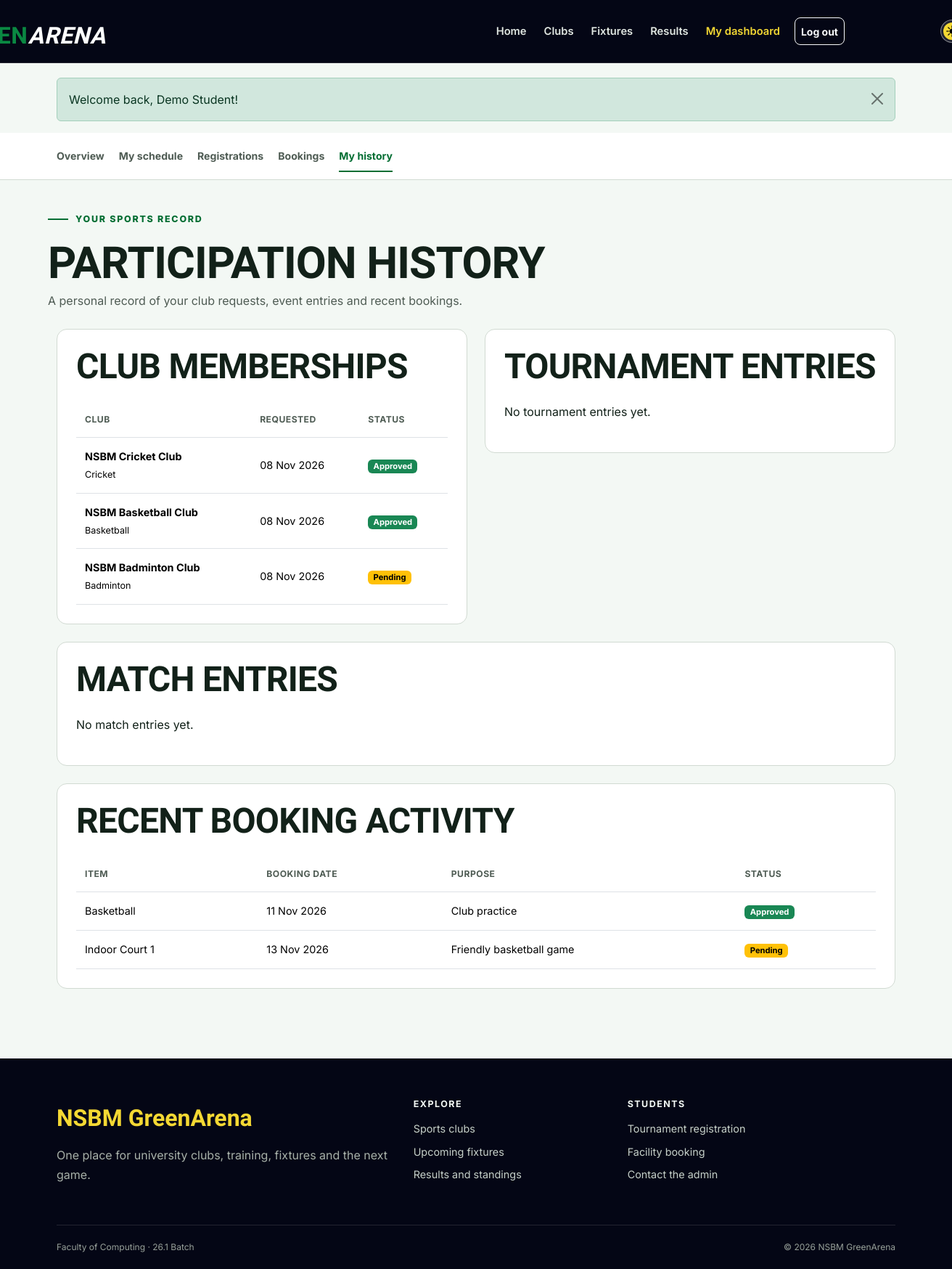
/student/history.php (signed in), run on the app's committed database.
### tables this page shows
CREATE TABLE memberships (
    id INT UNSIGNED AUTO_INCREMENT PRIMARY KEY,
    user_id INT UNSIGNED NOT NULL,
    club_id INT UNSIGNED NOT NULL,
    status ENUM('pending', 'approved', 'rejected') NOT NULL DEFAULT 'pending',
    joined_at TIMESTAMP DEFAULT CURRENT_TIMESTAMP,
    reviewed_at TIMESTAMP NULL,
    UNIQUE KEY unique_membership (user_id, club_id),
    FOREIGN KEY (user_id) REFERENCES users(id) ON DELETE CASCADE,
    FOREIGN KEY (club_id) REFERENCES clubs(id) ON DELETE CASCADE
);

CREATE TABLE clubs (
    id INT UNSIGNED AUTO_INCREMENT PRIMARY KEY,
    name VARCHAR(100) NOT NULL UNIQUE,
    sport VARCHAR(80) NOT NULL,
    description TEXT NOT NULL,
    coach_name VARCHAR(100) NOT NULL,
    meeting_day VARCHAR(20) NOT NULL,
    location VARCHAR(120) NOT NULL,
    max_members SMALLINT UNSIGNED NOT NULL DEFAULT 30,
    status ENUM('active', 'inactive') NOT NULL DEFAULT 'active',
    created_at TIMESTAMP DEFAULT CURRENT_TIMESTAMP
);

CREATE TABLE bookings (
    id INT UNSIGNED AUTO_INCREMENT PRIMARY KEY,
    user_id INT UNSIGNED NOT NULL,
    facility_id INT UNSIGNED NOT NULL,
    booking_date DATE NOT NULL,
    start_time TIME NOT NULL,
    end_time TIME NOT NULL,
    quantity SMALLINT UNSIGNED NOT NULL DEFAULT 1,
    purpose VARCHAR(255) NOT NULL,
    status ENUM('pending', 'approved', 'rejected', 'cancelled') NOT NULL DEFAULT 'pending',
    admin_note VARCHAR(255) NULL,
    created_at TIMESTAMP DEFAULT CURRENT_TIMESTAMP,
    FOREIGN KEY (user_id) REFERENCES users(id) ON DELETE CASCADE,
    FOREIGN KEY (facility_id) REFERENCES facilities(id) ON DELETE CASCADE
);

CREATE TABLE facilities (
    id INT UNSIGNED AUTO_INCREMENT PRIMARY KEY,
    name VARCHAR(100) NOT NULL,
    type ENUM('facility', 'equipment') NOT NULL,
    location VARCHAR(120) NOT NULL,
    total_units SMALLINT UNSIGNED NOT NULL DEFAULT 1,
    status ENUM('active', 'maintenance') NOT NULL DEFAULT 'active'
);

### includes/auth.php (called while the page is built, shortened)
<?php
function current_user()
{
    $user = fetch_one('SELECT id, student_id, full_name, email, role FROM users WHERE id = ?', [$_SESSION['user_id']]);
    return $user;
}

### student/history.php (the view, shortened to what this page needs)
<?php
$userId = current_user()['id'];
$memberships = fetch_all('SELECT m.*, c.name, c.sport
    FROM memberships m
    JOIN clubs c ON c.id = m.club_id
    WHERE m.user_id = ?
    ORDER BY m.joined_at DESC', [$userId]);
$tournaments = fetch_all('SELECT tr.*, t.name, t.sport, t.start_date
    FROM tournament_registrations tr
    JOIN tournaments t ON t.id = tr.tournament_id
    WHERE tr.user_id = ?
    ORDER BY tr.created_at DESC', [$userId]);
$matches = fetch_all('SELECT mr.*, m.home_team, m.away_team, m.sport, m.match_datetime, m.status AS match_status
    FROM match_registrations mr
    JOIN matches m ON m.id = mr.match_id
    WHERE mr.user_id = ?
    ORDER BY mr.created_at DESC', [$userId]);
$bookings = fetch_all('SELECT b.*, f.name
    FROM bookings b
    JOIN facilities f ON f.id = b.facility_id
    WHERE b.user_id = ?
    ORDER BY b.created_at DESC
    LIMIT 10', [$userId]);
include __DIR__ . '/../includes/header.php';
include __DIR__ . '/../includes/student_nav.php';
?>
<div class="container dashboard-head"><span class="section-kicker">Your sports record</span>
    <h1>Participation history</h1>
    <p>A personal record of your club requests, event entries and recent bookings.</p>
</div>
<div class="container dashboard-content">
    <div class="row g-4">
        <div class="col-lg-6">
            <section class="content-panel">
                <h2 class="mb-4">Club memberships</h2><?php if ($memberships): ?>
                    <div class="table-responsive">
                        <table class="table">
                            <thead>
                                <tr>
                                    <th>Club</th>
                                    <th>Requested</th>
                                    <th>Status</th>
                                </tr>
                            </thead>
                            <tbody>
                                <?php foreach ($memberships as $row): ?>
                                    <tr>
                                        <td><strong><?= e($row['name']) ?></strong><br><small><?= e($row['sport']) ?></small></td>
                                        <td><?= format_date($row['joined_at']) ?></td>
                                        <td><?= status_badge($row['status']) ?></td>
                                </tr><?php endforeach; ?>
                            </tbody>
                        </table>
                </div><?php else: ?><p>No membership requests yet.</p><?php endif; ?>
            </section>
        </div>
        <div class="col-lg-6">
            <section class="content-panel">
                <h2 class="mb-4">Tournament entries</h2><?php if ($tournaments): ?>
                    <div class="table-responsive">
                        <table class="table">
                            <thead>
                                <tr>
                                    <th>Tournament</th>
                                    <th>Team</th>
                                    <th>Status</th>
                                </tr>
                            </thead>
                            <tbody>
                                <?php foreach ($tournaments as $row): ?>
                                    <tr>
                                        <td><strong><?= e($row['name']) ?></strong><br><small><?= format_date($row['start_date']) ?></small></td>
                                        <td><?= e($row['team_name']) ?></td>
                                        <td><?= status_badge($row['status']) ?></td>
                                </tr><?php endforeach; ?>
                            </tbody>
                        </table>
                </div><?php else: ?><p>No tournament entries yet.</p><?php endif; ?>
            </section>
        </div>
    </div>
    <section class="content-panel">
        <h2 class="mb-4">Match entries</h2><?php if ($matches): ?>
            <div class="table-responsive">
                <table class="table">
                    <thead>
                        <tr>
                            <th>Match</th>
                            <th>Date</th>
                            <th>Preferred team</th>
                            <th>Registration</th>
                        </tr>
                    </thead>
                    <tbody>
                        <?php foreach ($matches as $row): ?>
                            <tr>
                                <td><strong><?= e($row['home_team']) ?> vs <?= e($row['away_team']) ?></strong><br><small><?= e($row['sport']) ?></small></td>
                                <td><?= format_date($row['match_datetime']) ?></td>
                                <td><?= e($row[$row['preferred_team'] . '_team']) ?></td>
                                <td><?= status_badge($row['status']) ?></td>
                        </tr><?php endforeach; ?>
                    </tbody>
                </table>
        </div><?php else: ?><p>No match entries yet.</p><?php endif; ?>
    </section>
    <section class="content-panel">
        <h2 class="mb-4">Recent booking activity</h2><?php if ($bookings): ?>
            <div class="table-responsive">
                <table class="table">
                    <thead>
                        <tr>
                            <th>Item</th>
                            <th>Booking date</th>
                            <th>Purpose</th>
                            <th>Status</th>
                        </tr>
                    </thead>
                    <tbody>
                        <?php foreach ($bookings as $row): ?>
                            <tr>
                                <td><?= e($row['name']) ?></td>
                                <td><?= format_date($row['booking_date']) ?></td>
                                <td><?= e($row['purpose']) ?></td>
                                <td><?= status_badge($row['status']) ?></td>
                        </tr><?php endforeach; ?>
                    </tbody>
                </table>
        </div><?php else: ?><p>No booking activity yet.</p><?php endif; ?>
    </section>
</div>
<?php include __DIR__ . '/../includes/footer.php'; ?>

### includes/functions.php (shortened to what this page needs)
<?php
function e($value)
{
    return htmlspecialchars($value ?? '', ENT_QUOTES);
}
function run_query($sql, $params = [])
{
    global $connection;
    $statement = mysqli_prepare($connection, $sql);
    if (count($params) > 0) {
        $types = str_repeat('s', count($params));
        mysqli_stmt_bind_param($statement, $types, ...$params);
    }
    if (!mysqli_stmt_execute($statement)) {
        die('SQL error: ' . mysqli_stmt_error($statement));
    }
    return $statement;
}
function fetch_all($sql, $params = [])
{
    $statement = run_query($sql, $params);
    $result = mysqli_stmt_get_result($statement);
    return mysqli_fetch_all($result, MYSQLI_ASSOC);
}
function fetch_one($sql, $params = [])
{
    $rows = fetch_all($sql, $params);
    if (count($rows) > 0) {
        return $rows[0];
    }
    return false;
}
function format_date($date, $format = 'd M Y')
{
    if ($date) {
        return date($format, strtotime($date));
    }
    return 'Not set';
}
function status_badge($status)
{
    $classes = [
        'approved' => 'success',
        'active' => 'success',
        'completed' => 'success',
        'registered' => 'success',
        'ongoing' => 'info',
        'scheduled' => 'info',
        'pending' => 'warning',
        'upcoming' => 'warning',
        'rejected' => 'danger',
        'cancelled' => 'danger',
        'maintenance' => 'danger',
        'inactive' => 'secondary',
        'withdrawn' => 'secondary',
    ];
    $class = $classes[$status] ?? 'secondary';
    return '<span class="badge text-bg-' . $class . '">' . e(ucfirst($status)) . '</span>';
}

### assets/css/style.css (style rules this page uses)
:root { --navy-950: #040615; --navy-900: #0d1023; --navy-800: #191d34; --green-600: #0a8842; --green-700: #046e33; --green-800: #055728; --yellow-400: #f4d833; --paper-50: #f3f8f4; --paper-100: #e7efe9; --ink-900: #122119; --ink-600: #4f5c54; --page-bg: var(--paper-50); --page-text: var(--ink-900); --muted-text: var(--ink-600); --brand: var(--green-700); --brand-hover: var(--green-800); --highlight: var(--yellow-400); --highlight2: var(--green-600); --dark-surface: var(--navy-950); --line: #d1dad2; --radius-sm: 8px; --radius-md: 14px; --radius-lg: 22px; --shadow: 0 12px 32px rgba(11, 26, 18, 0.08); }
* { box-sizing: border-box; }
html { scroll-behavior: smooth; }
body { min-height: 100dvh; margin: 0; background: var(--page-bg); color: var(--page-text); font-family: "Inter", sans-serif; font-size: 16px; line-height: 1.65; }
h1, h2, h3, h4, .display-font { font-family: "Barlow Condensed", sans-serif; font-weight: 700; line-height: 1.05; letter-spacing: -0.015em; }
h1 { font-size: clamp(2.5rem, 6vw, 4.8rem); }
h2 { font-size: clamp(2rem, 4vw, 3rem); }
p { max-width: 72ch; }
.container { max-width: 1180px; }
.hero-kicker, .section-kicker { display: inline-flex; align-items: center; gap: 10px; margin-bottom: 18px; color: var(--brand); font-size: 0.78rem; font-weight: 800; letter-spacing: 0.14em; text-transform: uppercase; }
.hero-kicker::before, .section-kicker::before { content: ""; width: 28px; height: 2px; background: currentColor; }
.content-panel { padding: 26px; margin-bottom: 24px; background: #fff; border: 1px solid var(--line); border-radius: var(--radius-md); }
.content-panel h2, .content-panel h3 { text-transform: uppercase; }
.dashboard-head { padding: 36px 0 26px; }
.dashboard-head h1 { margin: 0; font-size: clamp(2.5rem, 5vw, 3.8rem); text-transform: uppercase; }
.dashboard-head p { margin: 6px 0 0; color: var(--muted-text); }
.dashboard-content { padding-bottom: 72px; }
.table { margin-bottom: 0; vertical-align: middle; }
.table > :not(caption) > * > * { padding: 14px 12px; }
.table thead th { color: var(--muted-text); font-size: 0.76rem; letter-spacing: 0.04em; text-transform: uppercase; white-space: nowrap; }
.table tbody td { font-size: 0.9rem; }
.badge { font-size: 0.7rem; }

### data on the page
memberships: club.name "NSBM Cricket Club", club.sport "Cricket", joined_at "08 Nov 2026", status "Approved"
memberships: club.name "NSBM Basketball Club", club.sport "Basketball", joined_at "08 Nov 2026", status "Approved"
memberships: club.name "NSBM Badminton Club", club.sport "Badminton", joined_at "08 Nov 2026", status "Pending"
bookings: facility.name "Basketball", booking_date "11 Nov 2026", purpose "Club practice", status "Approved"
bookings: facility.name "Indoor Court 1", booking_date "13 Nov 2026", purpose "Friendly basketball game", status "Pending"

### other printed values
$message['message'] "Welcome back, Demo Student!"
